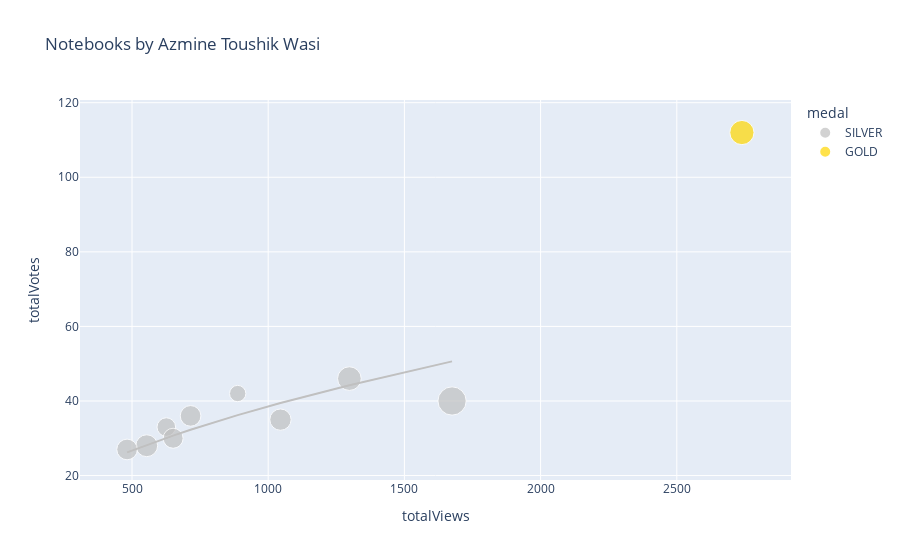

The notebook cell this image was saved under:
### Markdown cell above
# Plotly Scatter Plot

You may want to tweak these settings depending on how many notebooks you have...

### Code cell
import plotly.express as px

df['totalComments'].fillna(0, inplace=True)
df['medal'].fillna('N/A', inplace=True)
df['size'] = df['totalComments'].clip(lower=1)
color_map = {
    'GOLD': 'gold',
    'SILVER': 'silver',
    'BRONZE': 'chocolate',
    'N/A': '#333'
}
px.scatter(
    df,
    'totalViews',
    'totalVotes',
    title=f'Notebooks by {df.author_displayName.get(0)}',
    log_x=False,
    log_y=False,
    color='medal',
    color_discrete_map=color_map,
    size='size',
    trendline='ols',
    trendline_options=dict(log_x=True, log_y=True, add_constant=False),
    #trendline='lowess', # Use for Locally Weighted Scatterplot Smoothing line
    #trendline_scope='overall', # Use this for one trendline
    hover_name='title',
    hover_data={
        'size': False,
        'totalViews': ':,.0f',
        'totalVotes': ':,.0f',
        'totalLines': ':,.0f',
        'totalComments': ':,.0f',
        'viewsPerVote': ':,.0f',
        'languageName': True,
        'versionNumber': True,
        'lastRun': True,
        'lastRunExecutionTimeSeconds': ':,.0f',
        'medal': True,
    })

### Figure 1 — Plotly figure (JSON) as saved in the notebook; plotly's stock layout.template omitted (floating-point values rounded to 4 significant figures)
{"data": [{"customdata": [[13, 484, 13, 18.44, "Python", 14, "Wed Jun 22 16:30:20 2022", 93, "SILVER"], [30, 274, 30, 40.88, "Python", 10, "Tue Jun 21 09:49:41 2022", 66, "SILVER"], [10, 344, 10, 20.67, "Python", 8, "Sun Jun 19 10:43:56 2022", 63, "SILVER"], [21, 380, 21, 27.64, "Python", 10, "Sat Jun 18 15:38:16 2022", 59, "SILVER"], [17, 536, 17, 29.06, "Python", 11, "Wed Jun 15 04:45:57 2022", 52, "SILVER"], [16, 354, 16, 19.35, "Python", 6, "Mon Jun  6 09:14:09 2022", 97, "SILVER"], [18, 596, 18, 19.14, "Python", 9, "Wed Jun  1 19:00:46 2022", 47, "SILVER"], [16, 279, 16, 17.25, "Python", 16, "Sun May 29 07:50:50 2022", 40, "SILVER"], [15, 461, 15, 21.03, "Python", 14, "Fri May 27 02:34:12 2022", 79, "SILVER"]], "hovertemplate": "<b>%{hovertext}</b><br><br>medal=%{customdata[8]}<br>totalViews=%{x:,.0f}<br>totalVotes=%{y:,.0f}<br>totalLines=%{customdata[1]:,.0f}<br>totalComments=%{customdata[2]:,.0f}<br>viewsPerVote=%{customdata[3]:,.0f}<br>languageName=%{customdata[4]}<br>versionNumber=%{customdata[5]}<br>lastRun=%{customdata[6]}<br>lastRunExecutionTimeSeconds=%{customdata[7]:,.0f}<extra></extra>", "hovertext": ["Divorce 💥 XGBoost 📊 PCA Analysis with SHAP,TSNE", "▶️ Cristiano Ronaldo 📊 Extended EDA ⚽ Goals ", "➡️ Tutorial ✅ 07 Cross Validation Methods 📊", "▶️ Lionel Messi 📊 Extended EDA ⚽ Goals ", "UCL ⚽ EDA & Viz ⭐ 2021-22 ⭐ Players & Teams", "🛠 Feature Engineering ➡️ Tutorial  ⚙ Housing Data", "📋 Bias-Variance Tradeoff ➡️ with NumPy & Seaborn", " 📘 Coursera 📉 EDA, FE 📈 Analysis + Insights 📊", "Export Processing Zones - EDA+Statistical Analysis"], "legendgroup": "SILVER", "marker": {"color": "silver", "size": [13, 30, 10, 21, 17, 16, 18, 16, 15], "sizemode": "area", "sizeref": 0.075, "symbol": "circle"}, "mode": "markers", "name": "SILVER", "orientation": "v", "showlegend": true, "type": "scatter", "x": [626, 1675, 888, 1298, 1045, 715, 554, 482, 651], "xaxis": "x", "y": [33, 40, 42, 46, 35, 36, 28, 27, 30], "yaxis": "y"}, {"hovertemplate": "<b>OLS trendline</b><br>log10(totalVotes) = 0.52866 * log10(totalViews)<br>R<sup>2</sup>=0.998983<br><br>medal=SILVER<br>totalViews=%{x:,.0f}<br>totalVotes=%{y:,.0f} <b>(trend)</b><extra></extra>", "legendgroup": "SILVER", "marker": {"color": "silver", "symbol": "circle"}, "mode": "lines", "name": "SILVER", "showlegend": false, "type": "scatter", "x": [482, 554, 626, 651, 715, 888, 1045, 1298, 1675], "xaxis": "x", "y": [26.21, 28.21, 30.09, 30.72, 32.28, 36.2, 39.45, 44.24, 50.63], "yaxis": "y"}, {"customdata": [[22, 357, 22, 24.25, "Python", 6, "Tue Jun 14 09:44:41 2022", 88, "GOLD"]], "hovertemplate": "<b>%{hovertext}</b><br><br>medal=%{customdata[8]}<br>totalViews=%{x:,.0f}<br>totalVotes=%{y:,.0f}<br>totalLines=%{customdata[1]:,.0f}<br>totalComments=%{customdata[2]:,.0f}<br>viewsPerVote=%{customdata[3]:,.0f}<br>languageName=%{customdata[4]}<br>versionNumber=%{customdata[5]}<br>lastRun=%{customdata[6]}<br>lastRunExecutionTimeSeconds=%{customdata[7]:,.0f}<extra></extra>", "hovertext": ["➡️ Intro to Imputation 🔍 Different Techniques"], "legendgroup": "GOLD", "marker": {"color": "gold", "size": [22], "sizemode": "area", "sizeref": 0.075, "symbol": "circle"}, "mode": "markers", "name": "GOLD", "orientation": "v", "showlegend": true, "type": "scatter", "x": [2739], "xaxis": "x", "y": [112], "yaxis": "y"}, {"hovertemplate": "medal=GOLD<extra></extra>", "legendgroup": "GOLD", "marker": {"color": "gold", "symbol": "circle"}, "mode": "lines", "name": "GOLD", "showlegend": false, "type": "scatter", "xaxis": "x", "yaxis": "y"}], "layout": {"legend": {"itemsizing": "constant", "title": {"text": "medal"}, "tracegroupgap": 0}, "title": {"text": "Notebooks by Azmine Toushik Wasi"}, "xaxis": {"anchor": "y", "domain": [0, 1], "title": {"text": "totalViews"}}, "yaxis": {"anchor": "x", "domain": [0, 1], "title": {"text": "totalVotes"}}}}
